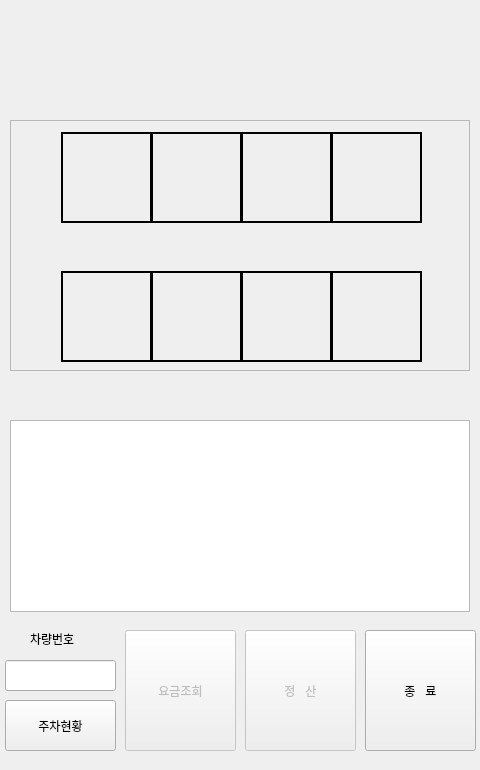
<?xml version="1.0" encoding="UTF-8"?>
<ui version="4.0">
 <class>Widget</class>
 <widget class="QWidget" name="Widget">
  <property name="geometry">
   <rect>
    <x>0</x>
    <y>0</y>
    <width>480</width>
    <height>770</height>
   </rect>
  </property>
  <property name="windowTitle">
   <string>주차정산 시스템</string>
  </property>
  <widget class="QLabel" name="img_plate">
   <property name="geometry">
    <rect>
     <x>10</x>
     <y>10</y>
     <width>460</width>
     <height>91</height>
    </rect>
   </property>
   <property name="text">
    <string/>
   </property>
  </widget>
  <widget class="QScrollArea" name="scrollArea">
   <property name="geometry">
    <rect>
     <x>10</x>
     <y>120</y>
     <width>460</width>
     <height>251</height>
    </rect>
   </property>
   <property name="widgetResizable">
    <bool>true</bool>
   </property>
   <widget class="QWidget" name="scrollAreaWidgetContents">
    <property name="geometry">
     <rect>
      <x>0</x>
      <y>0</y>
      <width>458</width>
      <height>249</height>
     </rect>
    </property>
    <widget class="QLabel" name="lbl_area">
     <property name="geometry">
      <rect>
       <x>0</x>
       <y>0</y>
       <width>460</width>
       <height>251</height>
      </rect>
     </property>
     <property name="text">
      <string/>
     </property>
    </widget>
    <widget class="QLabel" name="P0">
     <property name="geometry">
      <rect>
       <x>50</x>
       <y>11</y>
       <width>91</width>
       <height>91</height>
      </rect>
     </property>
     <property name="frameShape">
      <enum>QFrame::Box</enum>
     </property>
     <property name="lineWidth">
      <number>2</number>
     </property>
     <property name="text">
      <string/>
     </property>
     <property name="alignment">
      <set>Qt::AlignCenter</set>
     </property>
    </widget>
    <widget class="QLabel" name="P1">
     <property name="geometry">
      <rect>
       <x>140</x>
       <y>11</y>
       <width>91</width>
       <height>91</height>
      </rect>
     </property>
     <property name="frameShape">
      <enum>QFrame::Box</enum>
     </property>
     <property name="lineWidth">
      <number>2</number>
     </property>
     <property name="text">
      <string/>
     </property>
     <property name="alignment">
      <set>Qt::AlignCenter</set>
     </property>
    </widget>
    <widget class="QLabel" name="P2">
     <property name="geometry">
      <rect>
       <x>230</x>
       <y>11</y>
       <width>91</width>
       <height>91</height>
      </rect>
     </property>
     <property name="frameShape">
      <enum>QFrame::Box</enum>
     </property>
     <property name="lineWidth">
      <number>2</number>
     </property>
     <property name="text">
      <string/>
     </property>
     <property name="alignment">
      <set>Qt::AlignCenter</set>
     </property>
    </widget>
    <widget class="QLabel" name="P3">
     <property name="geometry">
      <rect>
       <x>320</x>
       <y>11</y>
       <width>91</width>
       <height>91</height>
      </rect>
     </property>
     <property name="frameShape">
      <enum>QFrame::Box</enum>
     </property>
     <property name="lineWidth">
      <number>2</number>
     </property>
     <property name="text">
      <string/>
     </property>
     <property name="alignment">
      <set>Qt::AlignCenter</set>
     </property>
    </widget>
    <widget class="QLabel" name="P5">
     <property name="geometry">
      <rect>
       <x>140</x>
       <y>150</y>
       <width>91</width>
       <height>91</height>
      </rect>
     </property>
     <property name="frameShape">
      <enum>QFrame::Box</enum>
     </property>
     <property name="lineWidth">
      <number>2</number>
     </property>
     <property name="text">
      <string/>
     </property>
     <property name="alignment">
      <set>Qt::AlignCenter</set>
     </property>
    </widget>
    <widget class="QLabel" name="P7">
     <property name="geometry">
      <rect>
       <x>320</x>
       <y>150</y>
       <width>91</width>
       <height>91</height>
      </rect>
     </property>
     <property name="frameShape">
      <enum>QFrame::Box</enum>
     </property>
     <property name="lineWidth">
      <number>2</number>
     </property>
     <property name="text">
      <string/>
     </property>
     <property name="alignment">
      <set>Qt::AlignCenter</set>
     </property>
    </widget>
    <widget class="QLabel" name="P4">
     <property name="geometry">
      <rect>
       <x>50</x>
       <y>150</y>
       <width>91</width>
       <height>91</height>
      </rect>
     </property>
     <property name="frameShape">
      <enum>QFrame::Box</enum>
     </property>
     <property name="lineWidth">
      <number>2</number>
     </property>
     <property name="text">
      <string/>
     </property>
     <property name="alignment">
      <set>Qt::AlignCenter</set>
     </property>
    </widget>
    <widget class="QLabel" name="P6">
     <property name="geometry">
      <rect>
       <x>230</x>
       <y>150</y>
       <width>91</width>
       <height>91</height>
      </rect>
     </property>
     <property name="frameShape">
      <enum>QFrame::Box</enum>
     </property>
     <property name="lineWidth">
      <number>2</number>
     </property>
     <property name="text">
      <string/>
     </property>
     <property name="alignment">
      <set>Qt::AlignCenter</set>
     </property>
    </widget>
   </widget>
  </widget>
  <widget class="QListWidget" name="parking_info">
   <property name="enabled">
    <bool>true</bool>
   </property>
   <property name="geometry">
    <rect>
     <x>10</x>
     <y>420</y>
     <width>460</width>
     <height>192</height>
    </rect>
   </property>
  </widget>
  <widget class="QLabel" name="lbl_title">
   <property name="geometry">
    <rect>
     <x>10</x>
     <y>390</y>
     <width>460</width>
     <height>22</height>
    </rect>
   </property>
   <property name="text">
    <string/>
   </property>
  </widget>
  <widget class="QPushButton" name="check_btn">
   <property name="enabled">
    <bool>false</bool>
   </property>
   <property name="geometry">
    <rect>
     <x>125</x>
     <y>630</y>
     <width>111</width>
     <height>121</height>
    </rect>
   </property>
   <property name="text">
    <string>요금조회</string>
   </property>
  </widget>
  <widget class="QPushButton" name="pay_btn">
   <property name="enabled">
    <bool>false</bool>
   </property>
   <property name="geometry">
    <rect>
     <x>245</x>
     <y>630</y>
     <width>111</width>
     <height>121</height>
    </rect>
   </property>
   <property name="text">
    <string>정   산</string>
   </property>
  </widget>
  <widget class="QPushButton" name="end_btn">
   <property name="geometry">
    <rect>
     <x>365</x>
     <y>630</y>
     <width>111</width>
     <height>121</height>
    </rect>
   </property>
   <property name="text">
    <string>종   료</string>
   </property>
  </widget>
  <widget class="QPushButton" name="search_btn">
   <property name="geometry">
    <rect>
     <x>5</x>
     <y>700</y>
     <width>111</width>
     <height>51</height>
    </rect>
   </property>
   <property name="text">
    <string>주차현황</string>
   </property>
  </widget>
  <widget class="QLineEdit" name="InputText">
   <property name="geometry">
    <rect>
     <x>5</x>
     <y>660</y>
     <width>111</width>
     <height>31</height>
    </rect>
   </property>
   <property name="text">
    <string/>
   </property>
  </widget>
  <widget class="QLabel" name="label_2">
   <property name="enabled">
    <bool>true</bool>
   </property>
   <property name="geometry">
    <rect>
     <x>30</x>
     <y>630</y>
     <width>64</width>
     <height>17</height>
    </rect>
   </property>
   <property name="text">
    <string>차량번호</string>
   </property>
  </widget>
  <zorder>check_btn</zorder>
  <zorder>img_plate</zorder>
  <zorder>scrollArea</zorder>
  <zorder>parking_info</zorder>
  <zorder>lbl_title</zorder>
  <zorder>pay_btn</zorder>
  <zorder>end_btn</zorder>
  <zorder>search_btn</zorder>
  <zorder>InputText</zorder>
  <zorder>label_2</zorder>
 </widget>
 <resources/>
 <connections/>
</ui>
